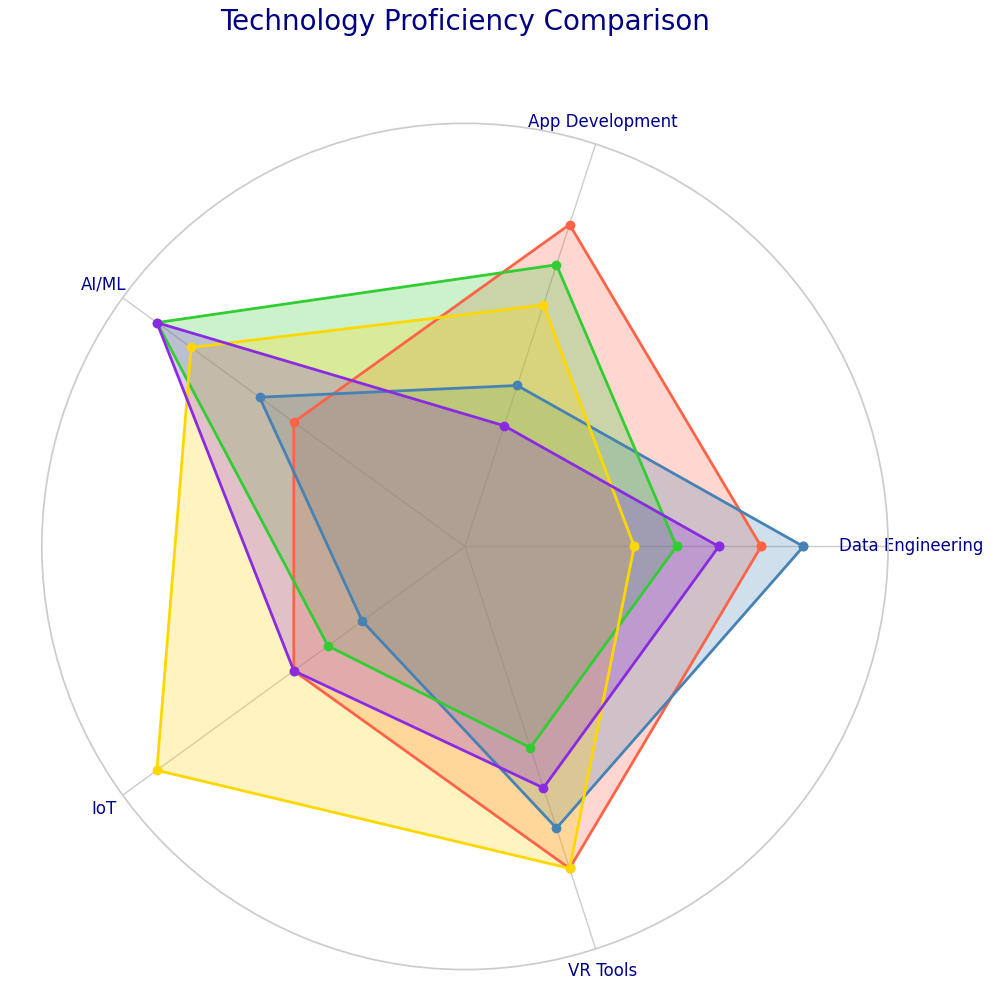

Generate this figure with Python:
import matplotlib.pyplot as plt
import numpy as np
from math import pi

categories = ['Data Engineering', 'App Development', 'AI/ML', 'IoT', 'VR Tools']
N = len(categories)

values = {
    'Ruby': [7, 8, 5, 5, 8],
    'PHP': [8, 4, 6, 3, 7],
    'Flutter': [5, 7, 9, 4, 5],
    'Go': [4, 6, 8, 9, 8],
    'Rust': [6, 3, 9, 5, 6]
}

angles = np.linspace(0, 2 * pi, N, endpoint=False).tolist()
angles += angles[:1]

fig, ax = plt.subplots(figsize=(10, 10), subplot_kw=dict(polar=True))
plt.subplots_adjust(left=0.1, right=0.9, top=0.85, bottom=0.1)

colors = ['#FF6347', '#4682B4', '#32CD32', '#FFD700', '#8A2BE2']

for (language, proficiency), color in zip(values.items(), colors):
    data = proficiency + proficiency[:1]
    ax.plot(angles, data, linewidth=2, linestyle='-', color=color, marker='o')
    ax.fill(angles, data, alpha=0.25, color=color)

ax.set_xticks(angles[:-1])
ax.set_xticklabels(categories, fontsize=12, color='darkblue')

ax.set_ylim(0, 10)
ax.set_yticks([])

plt.title('Technology Proficiency Comparison', size=20, color='navy', y=1.1)

plt.tight_layout()
plt.show()
